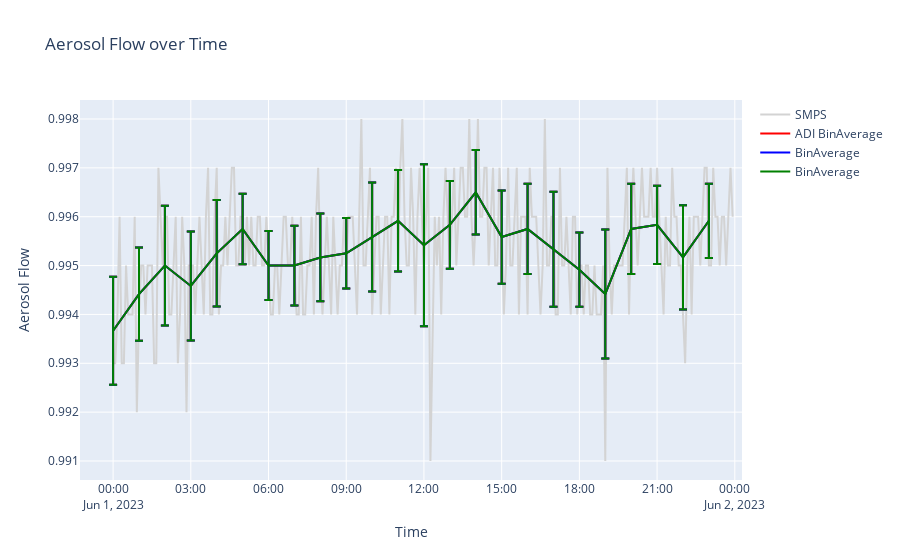

Notebook source saved alongside this figure:
### Code cell
fig = go.Figure()

fig.add_trace(
    go.Scatter(
        x=smps["time"].values,
        y=smps["aerosol_flow"].values,
        mode="lines",
        name="SMPS",
        marker=dict(color="lightgrey"),
    )
)

fig.add_trace(
    go.Scatter(
        x=adi_bin_avg["time"].values,
        y=adi_bin_avg["aerosol_flow"].values,
        error_y=dict(array=adi_bin_avg["aerosol_flow_std"].values),
        mode="lines",
        name="ADI BinAverage",
        marker=dict(color="red"),
    )
)

fig.add_trace(
    go.Scatter(
        x=avg_ds["time"].values,
        y=avg_ds["aerosol_flow"].values,
        error_y=dict(array=avg_ds["aerosol_flow_std"].values),
        mode="lines",
        name="BinAverage",
        marker=dict(color="blue"),
    )
)

fig.add_trace(
    go.Scatter(
        x=avg_ds2["time"].values,
        y=avg_ds2["aerosol_flow"].values,
        error_y=dict(array=avg_ds2["aerosol_flow_std"].values),
        mode="lines",
        name="BinAverage",
        marker=dict(color="green"),
    )
)

# Update layout
fig.update_layout(
    title="Aerosol Flow over Time", xaxis_title="Time", yaxis_title="Aerosol Flow"
)

# Show plot
fig.show()
